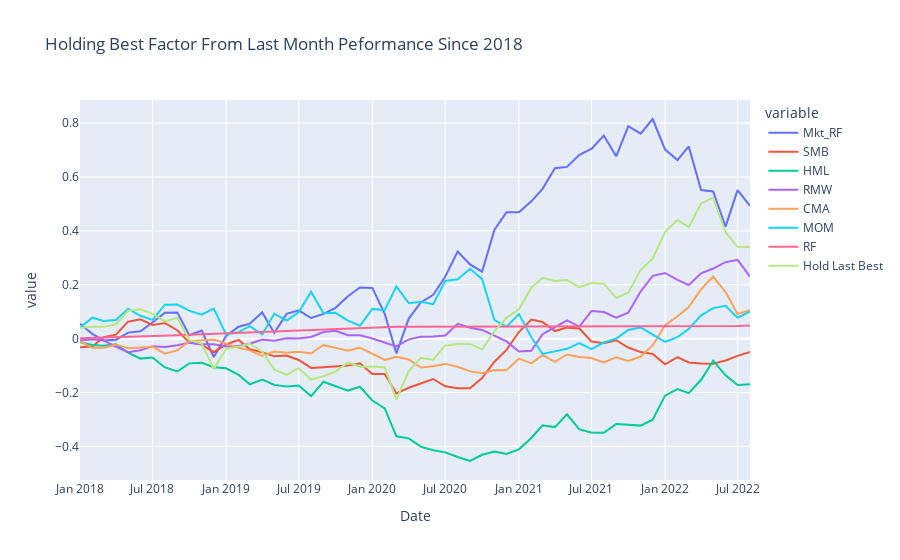
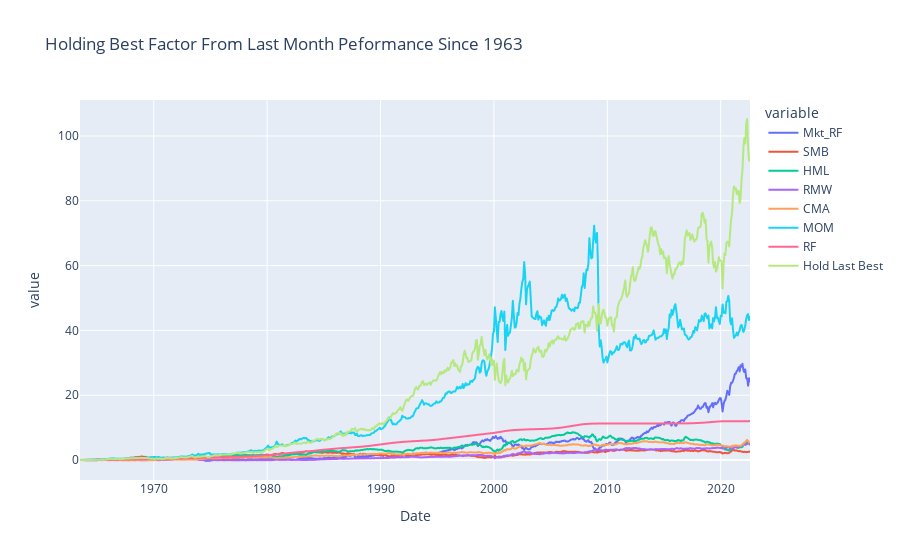

Here is the notebook cell these charts were saved with, in order:
### Markdown cell above
### Hold Last Months Best
What if we used last month as an indicator of what factor to hold this month?

### Code cell
# Creating hold of best factor from last month
# Copy DataFrame
tmp = data.copy().to_numpy()
# np array of maxes
maxes = pd.DataFrame(np.array([tmp.max(axis=1) for i in range(7)]).T, index=data_best.drop(["Best", "Worst"], axis=1).index, columns=data_best.drop(["Best", "Worst"], axis=1).columns)
# Mask
tmp = data.copy()
mask = (data == maxes).shift(-1).dropna()
# Filter
tmp["Hold Last Best"] = tmp[mask].sum(axis=1)


# This actually looks kinda good...
# yr_ = "2001"
# plt.figure(figsize=(12, 8))
# plt.plot(((1 + tmp.loc[yr_:, :]).cumprod() - 1), label=[i for i in tmp.columns.to_list()])
# plt.legend()
# plt.title(f"Holding Best Factor From Last Month Peformance Since {yr_}", fontsize=20)
# plt.show()

yr_ = "2018"
fig = px.line(((1 + tmp.loc[yr_:, :]).cumprod() - 1), title=f"Holding Best Factor From Last Month Peformance Since {yr_}")
fig.show()

# This actually looks kinda good...
# yr_ = "1963"
# plt.figure(figsize=(12, 8))
# plt.plot(((1 + tmp.loc[yr_:, :]).cumprod() - 1), label=[i for i in tmp.columns.to_list()])
# plt.legend()
# plt.title(f"Holding Best Factor From Last Month Peformance Since {yr_}", fontsize=20)
# plt.show()

yr_ = "1963"
fig = px.line(((1 + tmp.loc[yr_:, :]).cumprod() - 1), title=f"Holding Best Factor From Last Month Peformance Since {yr_}")
fig.show()
